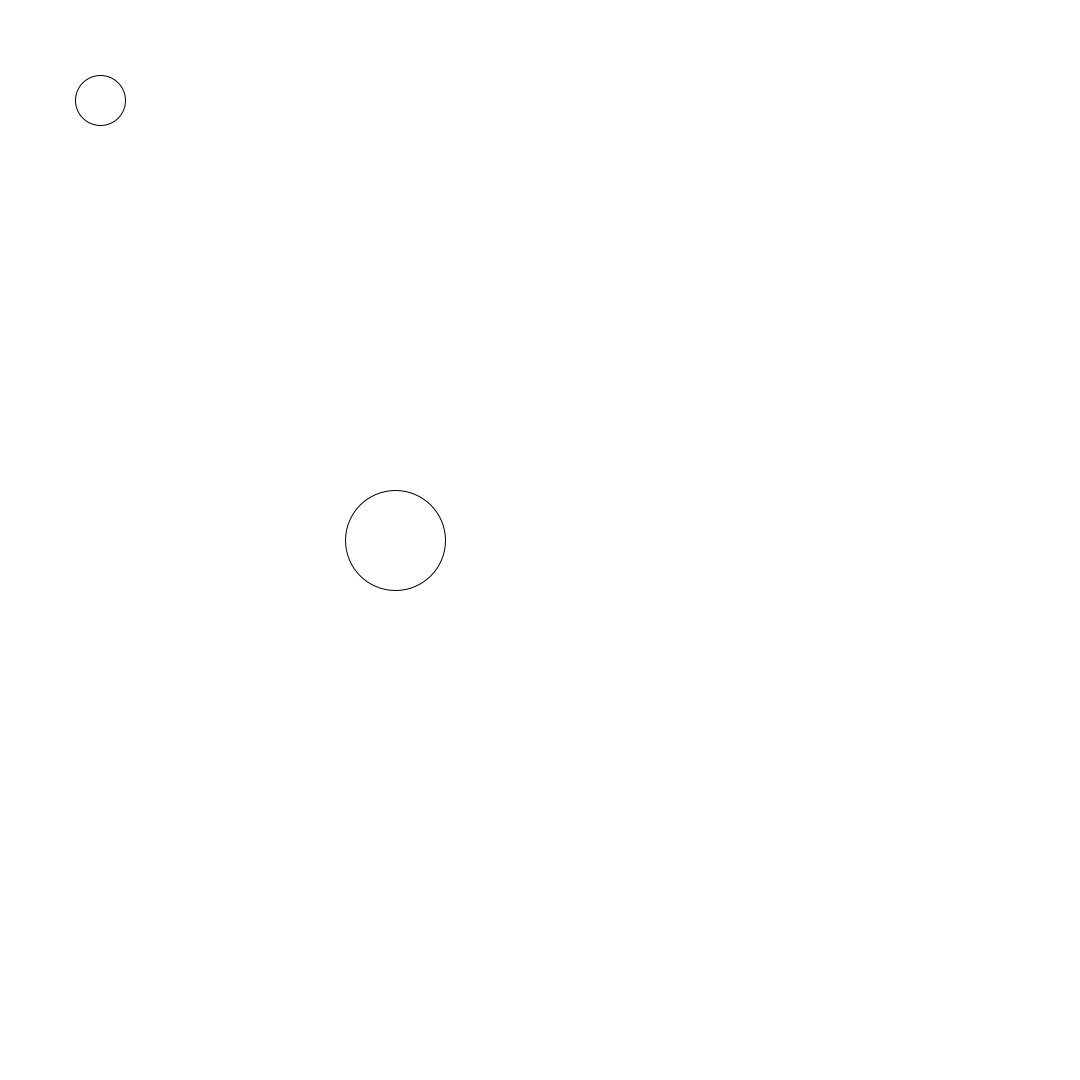
Frame 1 (no input)
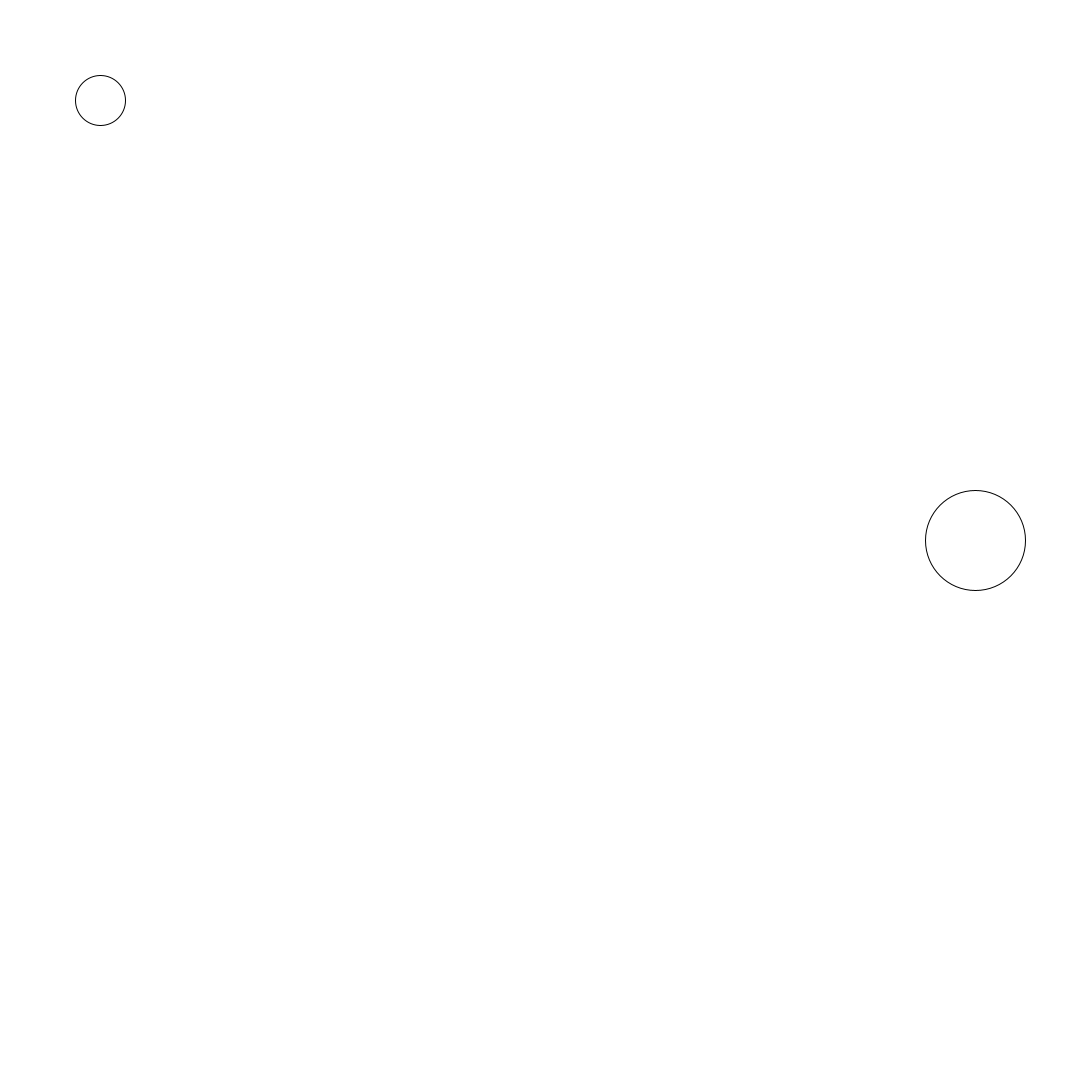
Frame 60 (the mouse pressed at the canvas centre just before this capture)
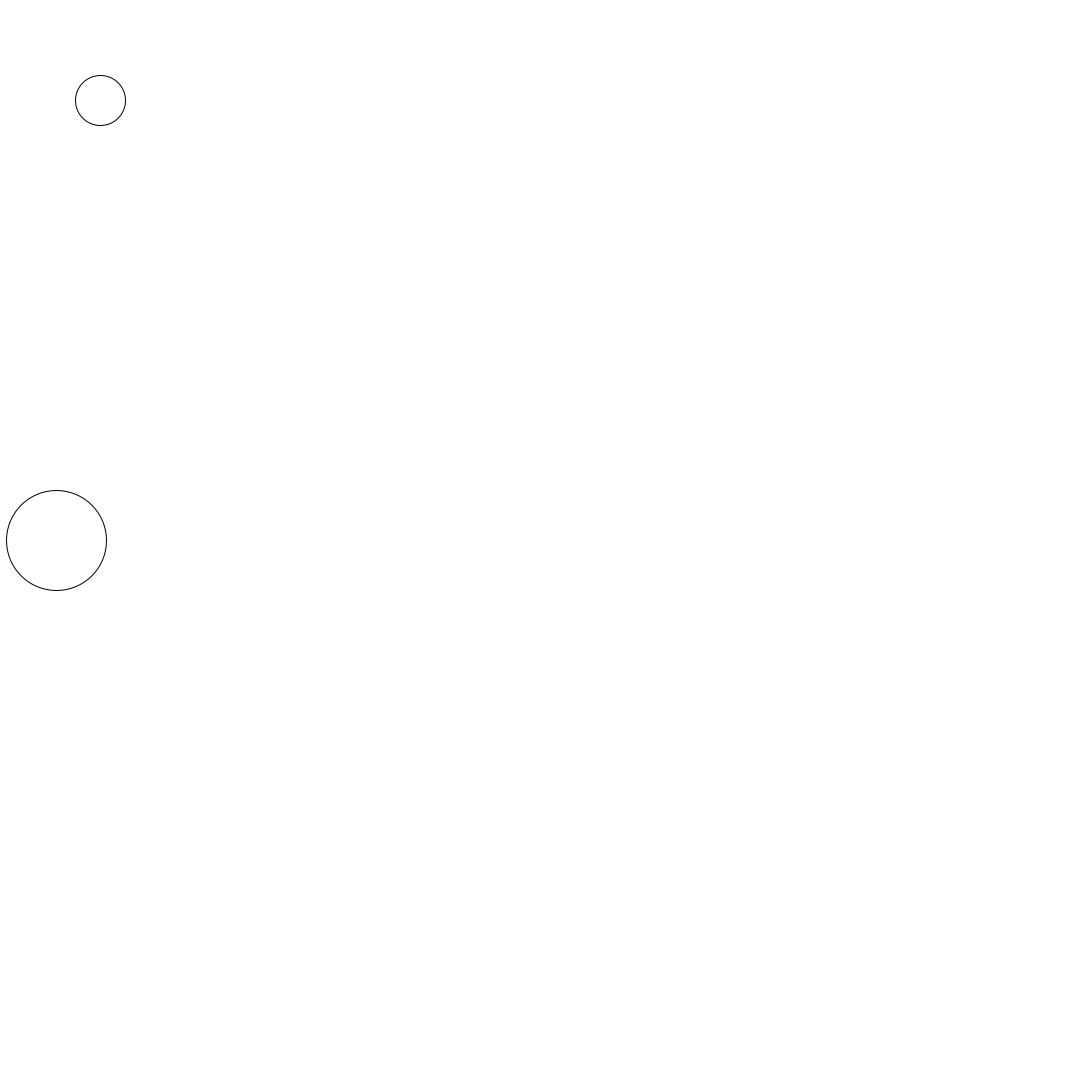
Frame 120 (the mouse held since frame 60 and released just before this capture)

The Processing sketch that drew these frames (run headless with seeded random() and noise(); from frame 60 on, the mouse is pressed at the canvas centre):

// Processing sketch: basicmodulo
// ── basicmodulo.pde
int timeUnit = 0;
int xPosition = 0;

void setup() {
  size(1080, 1080);
  //fullScreen();
  frameRate(60);
}

void draw() {
  background(30);

  timeUnit = millis();
  timeUnit = timeUnit % 1000;

  if (timeUnit < 10) {
    xPosition++;
  }


  background(255);
  println("timeUnit is: " + timeUnit);

  pushMatrix();
  translate(timeUnit, height/2);
  ellipse(0, 0, 100, 100);
  popMatrix();
  
  ellipse(100,100,50,50);
  
  
  
  
  
  
}
